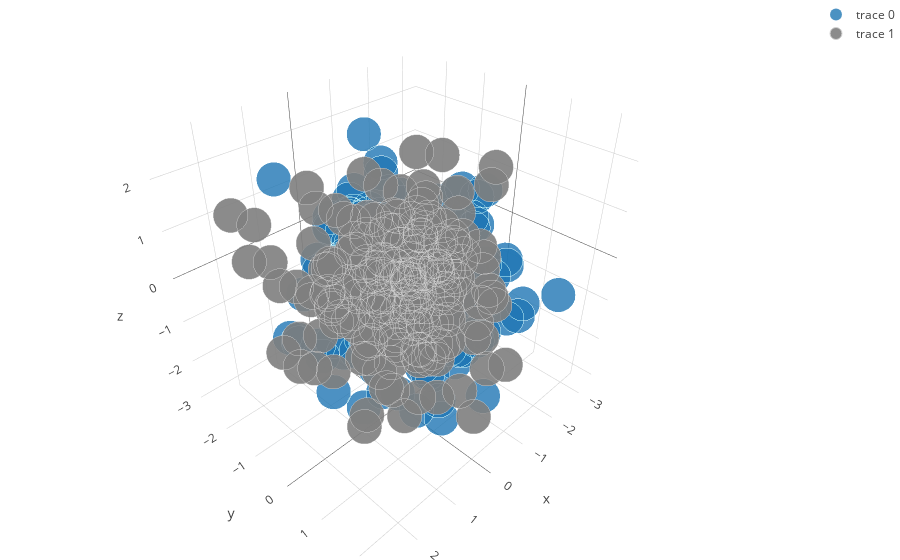

Notebook code cell kept with this figure:
### Code cell
from plotly.offline import init_notebook_mode, iplot
import plotly.plotly as py
import plotly.graph_objs as go
import numpy as np

init_notebook_mode(connected=True)

x, y, z = np.random.multivariate_normal(np.array([0,0,0]), np.eye(3), 200).transpose()
trace1 = go.Scatter3d(
    x=x,
    y=y,
    z=z,
    mode='markers',
    marker=dict(
        size=12,
        line=dict(
            color='rgba(217, 217, 217, 0.14)',
            width=0.5
        ),
        opacity=0.8
    )
)

x2, y2, z2 = np.random.multivariate_normal(np.array([0,0,0]), np.eye(3), 200).transpose()
trace2 = go.Scatter3d(
    x=x2,
    y=y2,
    z=z2,
    mode='markers',
    marker=dict(
        color='rgb(127, 127, 127)',
        size=12,
        symbol='circle',
        line=dict(
            color='rgb(204, 204, 204)',
            width=1
        ),
        opacity=0.9
    )
)
data = [trace1, trace2]
layout = go.Layout(
    margin=dict(
        l=0,
        r=0,
        b=0,
        t=0
    )
)
fig = go.Figure(data=data, layout=layout)
iplot(fig)

### Figure 1 — Plotly figure (JSON) as saved in the notebook; plotly's stock layout.template omitted (floating-point values rounded to 4 significant figures; data arrays with more than 128 entries replaced by an {"elided": "..."} marker saying what was removed)
{"data": [{"marker": {"line": {"color": "rgba(217, 217, 217, 0.14)", "width": 0.5}, "opacity": 0.8, "size": 12}, "mode": "markers", "type": "scatter3d", "x": {"elided": "200 float values"}, "y": {"elided": "200 float values"}, "z": {"elided": "200 float values"}}, {"marker": {"color": "rgb(127, 127, 127)", "line": {"color": "rgb(204, 204, 204)", "width": 1}, "opacity": 0.9, "size": 12, "symbol": "circle"}, "mode": "markers", "type": "scatter3d", "x": {"elided": "200 float values"}, "y": {"elided": "200 float values"}, "z": {"elided": "200 float values"}}], "layout": {"margin": {"b": 0, "l": 0, "r": 0, "t": 0}}}
